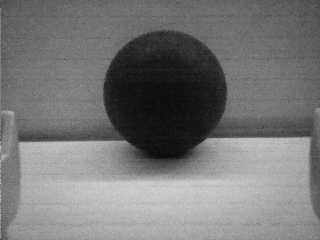
#> input picture lab4/imgs/test01.bmp, 320 x 240 px
$ python -i find_ball.py   (imports and definitions only)
#> lines starting #> are read from the running program, lines starting #| are printed output that depends on the picture
#!/usr/bin/env python3

import cv2
import sys
import copy

import numpy as np

try:
	from PIL import Image, ImageDraw, ImageFont
except ImportError:
	sys.exit('install Pillow to run this code')


def find_ball(opencv_image, debug=False):
	"""Find the ball in an image.

		Arguments:
		opencv_image -- the image
		debug -- an optional argument which can be used to control whether
				debugging information is displayed.

		Returns [x, y, radius] of the ball, and [0,0,0] or None if no ball is found.
	"""

	ball = None
	opencv_image = cv2.GaussianBlur(opencv_image, (5,5), 100 )
	circles = cv2.HoughCircles(opencv_image, cv2.HOUGH_GRADIENT, .5, 500, param1=50,param2=34)

	if circles is not None:
		if debug == True and len(circles) > 1:
			display_fail(opencv_image)
		ball = circles[0][0]

	return ball

def display_fail(opencv_image):
	ball = None
	opencv_image = cv2.GaussianBlur(opencv_image, (5,5), 100 )
	circles = cv2.HoughCircles(opencv_image, cv2.HOUGH_GRADIENT, .5, 500, param1=50,param2=34)

	if circles is not None:
		for c in circles:
			display_circles(opencv_image, c)
	else:
		pil_image = Image.fromarray(opencv_image)
		pil_image.show()


def display_circles(opencv_image, circles, best=None):
	"""Display a copy of the image with superimposed circles.

	   Provided for debugging purposes, feel free to edit as needed.

	   Arguments:
		opencv_image -- the image
		circles -- list of circles, each specified as [x,y,radius]
		best -- an optional argument which may specify a single circle that will
				be drawn in a different color.  Meant to be used to help show which
				circle is ranked as best if there are multiple candidates.

	"""
	#make a copy of the image to draw on
	circle_image = copy.deepcopy(opencv_image)
	circle_image = cv2.cvtColor(circle_image, cv2.COLOR_GRAY2RGB, circle_image)

	for c in circles:
		print(c)
		# draw the outer circle
		cv2.circle(circle_image,(c[0],c[1]),c[2],(255,255,0),2)
		# draw the center of the circle
		cv2.circle(circle_image,(c[0],c[1]),2,(0,255,255),3)
		# write coords
		cv2.putText(circle_image,str(c),(c[0],c[1]),cv2.FONT_HERSHEY_SIMPLEX,
					.5,(255,255,255),2,cv2.LINE_AA)

	#highlight the best circle in a different color
	if best is not None:
		# draw the outer circle
		cv2.circle(circle_image,(best[0],best[1]),best[2],(0,0,255),2)
		# draw the center of the circle
		cv2.circle(circle_image,(best[0],best[1]),2,(0,0,255),3)
		# write coords
		cv2.putText(circle_image,str(best),(best[0],best[1]),cv2.FONT_HERSHEY_SIMPLEX,
					.5,(255,255,255),2,cv2.LINE_AA)


	#display the image
	pil_image = Image.fromarray(circle_image)
	pil_image.show()

# [2 lines not run here, left out]

>>> import cv2
>>> picture = cv2.imread('imgs/test01.bmp', cv2.IMREAD_GRAYSCALE)
#> picture is the input picture: shape (240, 320); min 8, max 211, mean 117.9
>>> result = display_fail(picture)
#> in display_fail, `circles = cv2.HoughCircles(opencv_image, cv2.HOUGH_GRADIENT, .5, 500, ..`: circles = [[164.5, 90.5, 60.4]]
#> the loop in display_fail, `for c in circles:` made 1 pass
#| [164.5  90.5  60.4]
#> pass 1, in display_circles, `pil_image = Image.fromarray(circle_image)`:
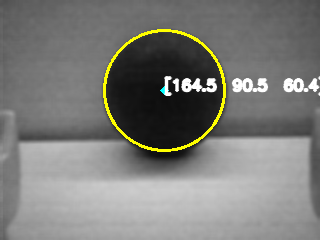
#> pil_image: PIL image 320x240 RGB; mean R, G, B 123.5, 123.6, 119.8

$ run again, on lab4/imgs/test05.bmp
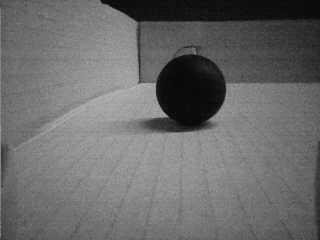
#> input picture lab4/imgs/test05.bmp, 320 x 240 px
#> picture is the input picture: shape (240, 320); min 0, max 182, mean 106.5
#> circles = [[190.5, 89.5, 34.6]]
#> the loop in display_fail, `for c in circles:` made 1 pass
#> (printed output is left out)
#> pass 1, in display_circles, `pil_image = Image.fromarray(circle_image)`:
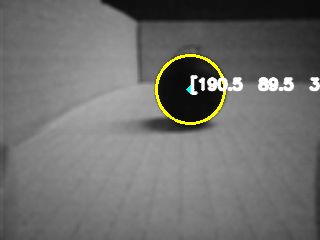
#> pil_image: PIL image 320x240 RGB; mean R, G, B 110.5, 110.5, 108.5

$ run again, on lab4/imgs/test07.bmp
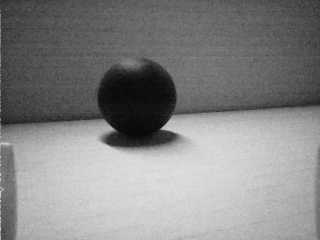
#> input picture lab4/imgs/test07.bmp, 320 x 240 px
#> picture is the input picture: shape (240, 320); min 0, max 226, mean 133.3
#> circles = [[135.5, 98.5, 39.1]]
#> the loop in display_fail, `for c in circles:` made 1 pass
#> (printed output is left out)
#> pass 1, in display_circles, `pil_image = Image.fromarray(circle_image)`:
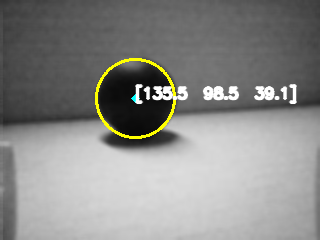
#> pil_image: PIL image 320x240 RGB; mean R, G, B 137.9, 138, 135.5
